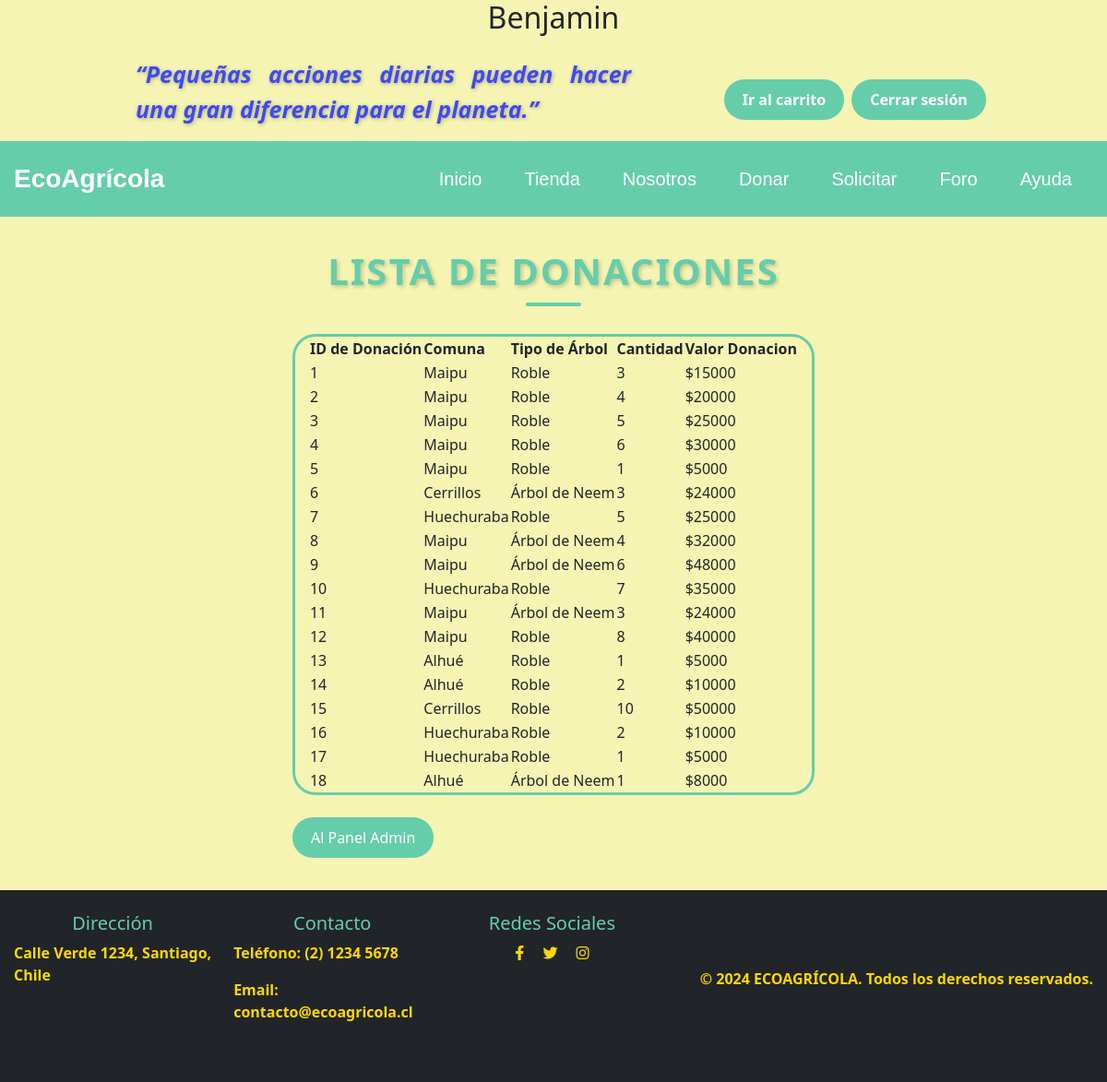
Screenshot of /lista_donaciones/ (signed in) with the database file from the repository.
### core/models.py (models this page shows, shortened)
class Donacion(models.Model):
    OPCIONES = [
        ('Planta un Árbol', 'Planta un Árbol'),
        ('Herramientas', 'Herramientas'),
        ('Desechos', 'Desechos'),
    ]
    COMUNAS = [
        ('Alhué', 'Alhué'),
        ('Buin', 'Buin'),
        ('Cerrillos', 'Cerrillos'),
        ('Cerro Navia', 'Cerro Navia'),
        ('Colina', 'Colina'),
        ('El Bosque', 'El Bosque'),
        ('Estación Central', 'Estación Central'),
        ('Huechuraba', 'Huechuraba'),
        ('Independencia', 'Independencia'),
        ('La Florida', 'La Florida'),
        ('La Granja', 'La Granja'),
        ('La Pintana', 'La Pintana'),
        ('La Reina', 'La Reina'),
        ('Las Condes', 'Las Condes'),
        ('Lo Barnechea', 'Lo Barnechea'),
        ('Lo Espejo', 'Lo Espejo'),
        ('Maipú', 'Maipú'),
        ('Ñuñoa', 'Ñuñoa'),
        ('Pedro Aguirre Cerda', 'Pedro Aguirre Cerda'),
        ('Peñalolén', 'Peñalolén'),
        ('Providencia', 'Providencia'),
        ('Pudahuel', 'Pudahuel'),
        ('Quilicura', 'Quilicura'),
        ('Quinta Normal', 'Quinta Normal'),
        ('Recoleta', 'Recoleta'),
        ('Renca', 'Renca'),
        ('San Bernardo', 'San Bernardo'),
        ('San Joaquín', 'San Joaquín'),
        ('San Miguel', 'San Miguel'),
        ('San Ramón', 'San Ramón'),
        ('Santiago', 'Santiago'),
        ('Vitacura', 'Vitacura'),
    ]
    TIPOS_ARBOL = [
        ('Roble', 'Roble'),
        ('Árbol de Neem', 'Árbol de Neem'),
        ('Cedro', 'Cedro'),
    ]
    PRECIO_ARBOL = {
        'Roble': 5000,
        'Árbol de Neem': 8000,
        'Cedro': 12000,
    }
    opcion = models.CharField(max_length=100, choices=OPCIONES)
    comuna = models.CharField(max_length=100, choices=COMUNAS)
    tipo_arbol = models.CharField(max_length=100, choices=TIPOS_ARBOL)
    cantidad = models.IntegerField(blank=True, null=True)
    fecha_creacion = models.DateTimeField(auto_now_add=True)
    valor_total = models.PositiveIntegerField(default=0)
    class Meta:
        managed = True
        db_table = 'donacion'
        constraints = [
            models.UniqueConstraint(fields=['opcion', 'comuna', 'tipo_arbol', 'cantidad'], name='unique_donation')
        ]

### core/views.py (the view)
# urls.py: path('lista_donaciones/', lista_donaciones, name='lista_donaciones'),
def lista_donaciones(request):
    donaciones = Donacion.objects.all()  # Obtén todas las donaciones
    context = {
        'donaciones': donaciones,
    }
    return render(request, 'core/lista_donaciones.html', context)

### core/templates/core/lista_donaciones.html (shortened to what this page needs)
{% extends "core/base_generic.html" %}
{% block content %}
<!doctype html>
<html lang="en">
    <head>
    </head>
    <body>
        <div style="max-width: 30cm; margin: auto; margin-top: 35px; margin-bottom: 35px;">
            <h1 class="section-title text-center">Lista de Donaciones</h1>
            <div class="container mt-4" style="max-height: 500px; overflow-y: auto; border: 3px solid #66CDAA; border-radius: 25px; ">
                <table>
                    <thead>
                        <tr>
                            <th>ID de Donación</th>
                            <th>Comuna</th>
                            <th>Tipo de Árbol</th>
                            <th>Cantidad</th>
                            <th>Valor Donacion</th>
                        </tr>
                    </thead>
                    <tbody>
                        {% for donacion in donaciones %}
                        <tr>
                            <td>{{ donacion.id }}</td>
                            <td>{{ donacion.comuna }}</td>
                            <td>{{ donacion.tipo_arbol }}</td>
                            <td>{{ donacion.cantidad }}</td>
                            <td>${{ donacion.valor_total }}</td>
                        </tr>
                        {% endfor %}
                    </tbody>
                </table>
            </div>
            <br>
            <a href="{% url 'superuser' %}" class="btn btn-custom">Al Panel Admin</a>
        </div>
    </body>
</html>
{% endblock %}

### core/static/core/css/style.css (style rules this page uses)
html { scroll-behavior: smooth; }
body { background-color: #f5f4b3; height: 100%; margin: 0; padding: 0; display: flex; flex-direction: column; }
.btn-custom { background-color: #66CDAA; border-color: #66CDAA; color: white; border: none; padding: 10px 20px; font-size: 16px; border-radius: 25px; transition: background-color 0.3s ease; }
.container { max-width: 1200px; margin: 0 auto; padding: 0 15px; display: flex; justify-content: space-between; align-items: center; }
.section-title { color: #66CDAA; font-weight: bold; text-transform: uppercase; text-shadow: 2px 2px 4px rgba(0, 0, 0, 0.2); margin-bottom: 30px; position: relative; letter-spacing: 2px; }
.section-title::after { content: ""; width: 60px; height: 4px; background-color: #66CDAA; display: block; margin: 10px auto 0; border-radius: 2px; }
h1 { text-align: center; color: #343a40; }

### rows the page displays
Donacion: id "1", comuna "Maipu", tipo_arbol "Roble", cantidad "3", valor_total "15000"
Donacion: id "2", comuna "Maipu", tipo_arbol "Roble", cantidad "4", valor_total "20000"
Donacion: id "3", comuna "Maipu", tipo_arbol "Roble", cantidad "5", valor_total "25000"
Donacion: id "4", comuna "Maipu", tipo_arbol "Roble", cantidad "6", valor_total "30000"
Donacion: id "5", comuna "Maipu", tipo_arbol "Roble", cantidad "1", valor_total "5000"
Donacion: id "6", comuna "Cerrillos", tipo_arbol "Árbol de Neem", cantidad "3", valor_total "24000"
Donacion: id "7", comuna "Huechuraba", tipo_arbol "Roble", cantidad "5", valor_total "25000"
Donacion: id "8", comuna "Maipu", tipo_arbol "Árbol de Neem", cantidad "4", valor_total "32000"
Donacion: id "9", comuna "Maipu", tipo_arbol "Árbol de Neem", cantidad "6", valor_total "48000"
Donacion: id "10", comuna "Huechuraba", tipo_arbol "Roble", cantidad "7", valor_total "35000"
Donacion: id "11", comuna "Maipu", tipo_arbol "Árbol de Neem", cantidad "3", valor_total "24000"
Donacion: id "12", comuna "Maipu", tipo_arbol "Roble", cantidad "8", valor_total "40000"
Donacion: id "13", comuna "Alhué", tipo_arbol "Roble", cantidad "1", valor_total "5000"
Donacion: id "14", comuna "Alhué", tipo_arbol "Roble", cantidad "2", valor_total "10000"
Donacion: id "15", comuna "Cerrillos", tipo_arbol "Roble", cantidad "10", valor_total "50000"
Donacion: id "16", comuna "Huechuraba", tipo_arbol "Roble", cantidad "2", valor_total "10000"
Donacion: id "17", comuna "Huechuraba", tipo_arbol "Roble", cantidad "1", valor_total "5000"
Donacion: id "18", comuna "Alhué", tipo_arbol "Árbol de Neem", cantidad "1", valor_total "8000"
